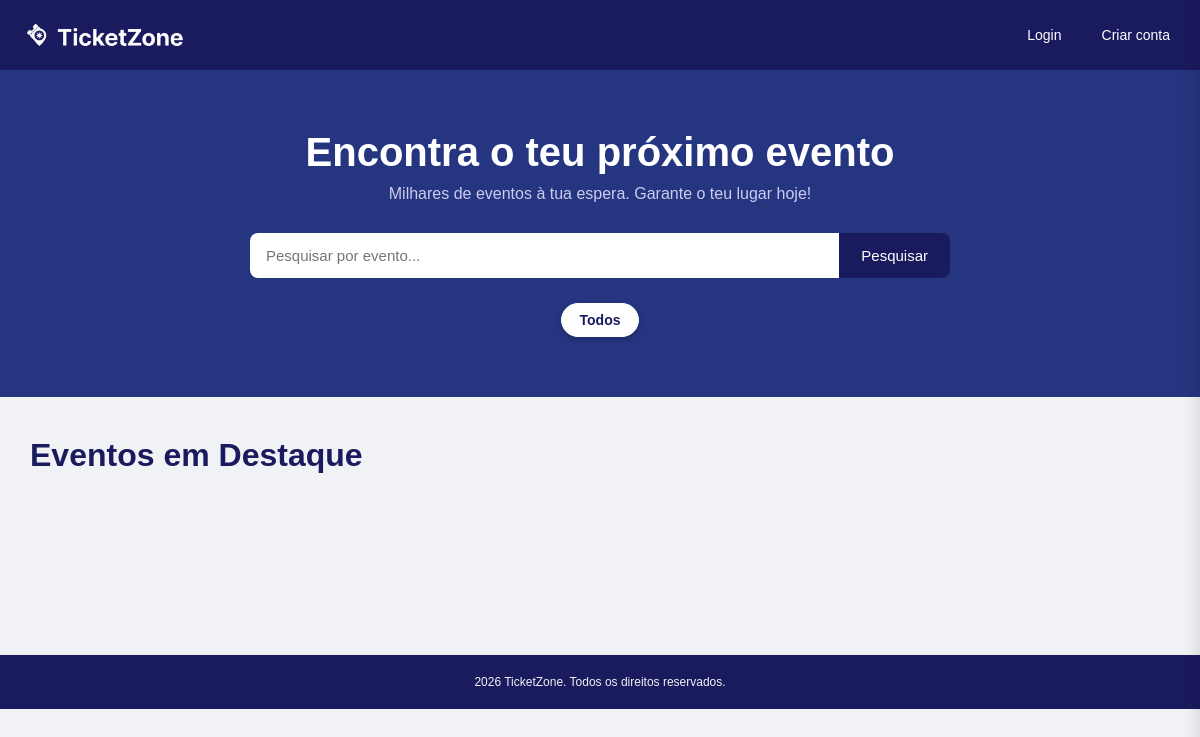
/, run on an earlier commit of the app's database.
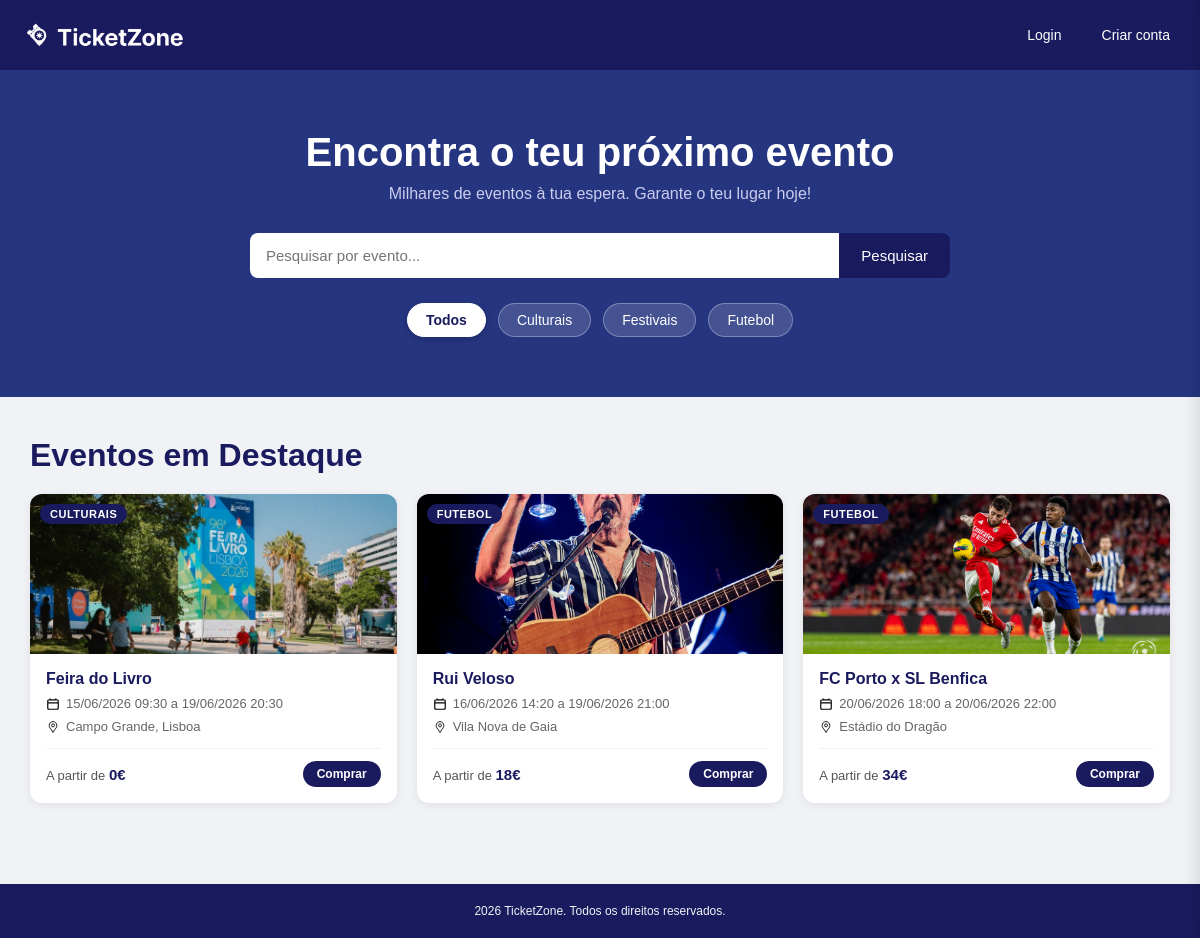
And on a later commit of the database.
### tables this page shows
CREATE TABLE categorias (
        id INTEGER PRIMARY KEY AUTOINCREMENT,
        nome TEXT NOT NULL UNIQUE
    );

CREATE TABLE "eventos" (
            id INTEGER PRIMARY KEY AUTOINCREMENT,
            nome TEXT NOT NULL,
            descricao TEXT,
            data_inicio TEXT NOT NULL,
            data_fim TEXT NOT NULL,
            local TEXT NOT NULL,
            imagem TEXT,
            estado TEXT DEFAULT 'ativo' CHECK(estado IN ('ativo', 'cancelado', 'expirado')),
            id_categoria INTEGER,
            id_admin INTEGER,
            FOREIGN KEY (id_categoria) REFERENCES categorias(id),
            FOREIGN KEY (id_admin) REFERENCES utilizadores(id)
        );

### scripts/carregar_eventos_homepage.php (called while the page is built, shortened)
<?php
$lista_eventos = [];
$lista_categorias = [];
$termo_pesquisa = isset($_GET['q']) ? trim($_GET['q']) : '';
$id_categoria_filtro = isset($_GET['categoria']) ? (int)$_GET['categoria'] : 0;
$hoje = date('Y-m-d');
try {
    $db = new SQLite3(__DIR__ . '/../ticketzone.db');
    $db->exec("PRAGMA foreign_keys = ON;");
    $res_categorias = $db->query("SELECT id, nome FROM categorias ORDER BY nome ASC");
    while ($cat = $res_categorias->fetchArray(SQLITE3_ASSOC)) {
        $lista_categorias[] = $cat;
    }
    $query = "
        SELECT
            e.id,
            e.nome,
            e.data_inicio,
            e.data_fim,
            e.local,
            e.imagem,
            c.nome AS categoria_nome,
            (SELECT MIN(preco) FROM tipos_bilhete WHERE id_evento = e.id AND qtd_disponivel > 0) AS preco_minimo
        FROM eventos e
        LEFT JOIN categorias c ON e.id_categoria = c.id
        WHERE e.estado = 'ativo'
          -- VALIDAÇÃO DE DATA: Ignora se a data de fim (ou de início) for menor que hoje
          AND (e.data_fim >= :hoje OR e.data_inicio >= :hoje)
          -- VALIDAÇÃO DE STOCK: O evento tem de ter pelo menos 1 bilhete disponível
          AND EXISTS (
              SELECT 1 FROM tipos_bilhete
              WHERE id_evento = e.id AND qtd_disponivel > 0
          )
    ";
    $query .= " ORDER BY e.data_inicio ASC";
    $stmt = $db->prepare($query);
    $stmt->bindValue(':hoje', $hoje, SQLITE3_TEXT);
    $resultado = $stmt->execute();
    while ($linha = $resultado->fetchArray(SQLITE3_ASSOC)) {
        $lista_eventos[] = $linha;
    }
} catch (Exception $e) {
}
?>

### index.php (the view, shortened to what this page needs)
<?php
include 'scripts/carregar_eventos_homepage.php';
?>
<!DOCTYPE html>
<html lang="pt">
<head>
    <link rel="stylesheet" href="styles/style.css">
</head>
<body>
    <?php include 'scripts/header.php'; ?>
    <div id="zona-pesquisa">
        <h1>Encontra o teu próximo evento</h1>
        <p>Milhares de eventos à tua espera. Garante o teu lugar hoje!</p>
        <div id="barra-procura">
            <form method="GET" action="index.php" style="display: flex; width: 100%;">
                <input type="text" name="q" placeholder="Pesquisar por evento..." value="<?php echo htmlspecialchars($termo_pesquisa); ?>" style="flex: 1; border-radius: 8px 0 0 8px;">
                <button type="submit" style="border-radius: 0 8px 8px 0;">Pesquisar</button>
            </form>
        </div>
        <div class="filtros-categoria">
            <a href="index.php<?php echo $termo_pesquisa !== '' ? '?q=' . urlencode($termo_pesquisa) : ''; ?>"
               class="badge-filtro <?php echo $id_categoria_filtro === 0 ? 'ativo' : ''; ?>">
               Todos
            </a>
            <?php foreach ($lista_categorias as $cat): ?>
                <?php
                    $link_filtro = 'index.php?categoria=' . $cat['id'];
                ?>
                <a href="<?php echo $link_filtro; ?>"
                   class="badge-filtro <?php echo $id_categoria_filtro === $cat['id'] ? 'ativo' : ''; ?>">
                   <?php echo htmlspecialchars($cat['nome']); ?>
                </a>
            <?php endforeach; ?>
        </div>
    </div>
    <div id="conteudo-eventos">
        <h1>
            <?php
            if ($termo_pesquisa !== '' && $id_categoria_filtro > 0) {
                $nome_cat_atual = array_column($lista_categorias, 'nome', 'id')[$id_categoria_filtro] ?? 'Categoria';
                echo 'Resultados de "' . htmlspecialchars($termo_pesquisa) . '" em ' . htmlspecialchars($nome_cat_atual);
            } elseif ($termo_pesquisa !== '') {
                echo 'Resultados da pesquisa para: "' . htmlspecialchars($termo_pesquisa) . '"';
            } elseif ($id_categoria_filtro > 0) {
                $nome_cat_atual = array_column($lista_categorias, 'nome', 'id')[$id_categoria_filtro] ?? 'Categoria';
                echo 'Eventos da categoria: ' . htmlspecialchars($nome_cat_atual);
            } else {
                echo 'Eventos em Destaque';
            }
            ?>
        </h1>
        <div id="bloco-cards">
            <?php if (empty($lista_eventos)): ?>
                <p style="text-align: center; width: 100%; color: #666; font-size: 18px; padding: 40px 0;">
                </p>
            <?php else: ?>
                <?php foreach ($lista_eventos as $evento): ?>
                    <a href="compra.php?id=<?php echo $evento['id']; ?>" class="card">
                        <div class="card-imagem">
                            <img src="<?php echo htmlspecialchars($evento['imagem']); ?>" alt="<?php echo htmlspecialchars($evento['nome']); ?>">
                            <span class="card-badge"><?php echo htmlspecialchars($evento['categoria_nome']); ?></span>
                        </div>
                        <div class="card-info">
                            <h3 class="card-titulo"><?php echo htmlspecialchars($evento['nome']); ?></h3>
                            <div class="card-detalhe">
                                <img src="assets/calendario.svg" alt="data" class="icone-detalhe">
                                <span>
                                    <?php
                                    $inicio_formatado = date('d/m/Y H:i', strtotime($evento['data_inicio']));
                                    if (!empty($evento['data_fim']) && $evento['data_fim'] !== $evento['data_inicio']) {
                                        $fim_formatado = date('d/m/Y H:i', strtotime($evento['data_fim']));
                                        echo htmlspecialchars($inicio_formatado . ' a ' . $fim_formatado);
                                    } else {
                                        echo htmlspecialchars($inicio_formatado);
                                    }
                                    ?>
                                </span>
                            </div>
                            <div class="card-detalhe">
                                <img src="assets/mapa.svg" alt="local" class="icone-detalhe">
                                <span><?php echo htmlspecialchars($evento['local']); ?></span>
                            </div>
                            <div class="card-footer">
                                <span class="card-preco">A partir de <strong><?php echo (int)$evento['preco_minimo']; ?>€</strong></span>
                                <span class="card-btn">Comprar</span>
                            </div>
                        </div>
                    </a>
                <?php endforeach; ?>
            <?php endif; ?>
        </div>
    </div>
    <footer>
        <p>2026 TicketZone. Todos os direitos reservados.</p>
    </footer>
    <?php include 'scripts/carrinho_modal.php'; ?>
</body>
</html>

### scripts/header.php (shortened to what this page needs)
<?php
$pagina_atual = basename($_SERVER['PHP_SELF']);
?>
<header>
    <a href="<?php echo (isset($_SESSION['tipo']) && $_SESSION['tipo'] === 'admin') ? 'admin.php' : 'index.php'; ?>" class="logo-link">
        <img src="images/logo.png" alt="TicketZone">
    </a>
    <nav style="display: flex; align-items: center; gap: 20px;">
        <?php if (isset($_SESSION['id_utilizador'])): ?>
            <?php if ($_SESSION['tipo'] === 'admin'): ?>
                <span style="color: #f39c12; font-weight: bold; font-size: 14px;">Modo Administrador</span>
                <a href="scripts/logout.php" class="btn-sair">Sair</a>
            <?php else: ?>
                <a href="index.php">Início</a>
                <?php if ($pagina_atual !== 'perfil.php'): ?>
                    <a href="perfil.php" class="btn-perfil">Perfil</a>
                <?php endif; ?>
                <button id="btn-abrir-carrinho" class="btn-carrinho-nav" title="Ver Carrinho" style="background:none; border:none; cursor:pointer; display: flex; align-items: center;">
                    <img src="assets/carrinho.svg" alt="Carrinho" style="height: 24px; width: 24px; filter: invert(1);">
                </button>
                <a href="scripts/logout.php" class="btn-sair">Sair</a>
            <?php endif; ?>
        <?php else: ?>
            <a href="login.php">Login</a>
            <a href="registo.php">Criar conta</a>
        <?php endif; ?>
    </nav>
</header>

### scripts/carrinho_modal.php (shortened to what this page needs)
<link rel="stylesheet" href="styles/carrinho.css">

### styles/style.css (style rules this page uses)
* { margin: 0; padding: 0; box-sizing: border-box; }
body { font-family: Arial, Helvetica, sans-serif; background-color: #f0f2f5; color: #333; }
header { background-color: #1a1a5e; padding: 10px 30px; display: flex; justify-content: space-between; align-items: center; height: 70px; overflow: hidden; }
header .logo-link img { height: 300px; margin-left: -80px; display: block; }
header nav a { color: white; text-decoration: none; font-size: 14px; margin-left: 20px; }
#zona-pesquisa { background-color: #253580; color: white; text-align: center; padding: 60px 20px; }
#zona-pesquisa h1 { font-size: 40px; margin-bottom: 10px; }
#zona-pesquisa p { font-size: 16px; color: #ccccee; margin-bottom: 30px; }
#barra-procura { display: flex; justify-content: center; max-width: 700px; margin: 0 auto; }
#barra-procura input { width: 70%; padding: 14px 16px; font-size: 15px; border: none; border-radius: 8px 0 0 8px; outline: none; }
#barra-procura button { padding: 14px 22px; background-color: #1a1a5e; color: white; border: none; border-radius: 0 8px 8px 0; font-size: 15px; cursor: pointer; margin-top: 0; }
#conteudo-eventos { padding: 40px 30px; max-width: 1200px; margin: 0 auto; }
#conteudo-eventos h1 { font-size: 32px; color: #1a1a5e; margin-bottom: 20px; }
#bloco-cards { display: flex; flex-wrap: wrap; gap: 20px; }
.card { background-color: white; border-radius: 12px; flex: 0 0 calc((100% - 40px) / 3); display: flex; flex-direction: column; overflow: hidden; text-decoration: none; color: inherit; box-shadow: 0 2px 8px rgba(0,0,0,0.08); transition: transform 0.2s ease, box-shadow 0.2s ease; }
.card-imagem { position: relative; width: 100%; height: 160px; background-color: #d0d4e8; overflow: hidden; }
.card-imagem img { width: 100%; height: 100%; object-fit: cover; display: block; }
.card-badge { position: absolute; top: 10px; left: 10px; background-color: #1a1a5e; color: white; font-size: 11px; font-weight: bold; padding: 4px 10px; border-radius: 20px; text-transform: uppercase; letter-spacing: 0.5px; }
.card-info { padding: 16px; display: flex; flex-direction: column; gap: 8px; flex: 1; }
.card-titulo { font-size: 16px; font-weight: bold; color: #1a1a5e; margin: 0; }
.card-detalhe { display: flex; align-items: center; gap: 6px; font-size: 13px; color: #666; }
.icone-detalhe { width: 14px; height: 14px; flex-shrink: 0; }
.card-footer { display: flex; justify-content: space-between; align-items: center; margin-top: 6px; padding-top: 12px; border-top: 1px solid #f0f2f5; }
.card-preco { font-size: 13px; color: #555; }
.card-preco strong { color: #1a1a5e; font-size: 15px; }
.card-btn { background-color: #1a1a5e; color: white; font-size: 12px; font-weight: bold; padding: 6px 14px; border-radius: 20px; transition: background-color 0.2s; }
footer { text-align: center; padding: 20px; font-size: 12px; color: #f0f2f5; background-color: #1a1a5e; margin-top: 40px; border-top: 1px solid #eee; }
.filtros-categoria { display: flex; flex-wrap: wrap; justify-content: center; gap: 12px; margin-top: 25px; max-width: 800px; margin-left: auto; margin-right: auto; }
.badge-filtro { background-color: rgba(255, 255, 255, 0.15); color: #fff; text-decoration: none; padding: 8px 18px; border-radius: 20px; font-size: 14px; border: 1px solid rgba(255, 255, 255, 0.3); transition: all 0.2s ease; cursor: pointer; }
.badge-filtro.ativo { background-color: #fff; color: #1a1a5e; font-weight: bold; border-color: #fff; box-shadow: 0 2px 6px rgba(0,0,0,0.2); }

What changed in the data, as far as the page shows it:
added categorias: nome "Culturais"
added categorias: nome "Festivais"
added categorias: nome "Futebol"
added eventos: imagem (picture), categoria_nome "CULTURAIS", nome "Feira do Livro", data_inicio+data_fim "15/06/2026 09:30 a 19/06/2026 20:30", local "Campo Grande, Lisboa", preco_minimo "0"
added eventos: imagem (picture), categoria_nome "FUTEBOL", nome "Rui Veloso", data_inicio+data_fim "16/06/2026 14:20 a 19/06/2026 21:00", local "Vila Nova de Gaia", preco_minimo "18"
added eventos: imagem (picture), categoria_nome "FUTEBOL", nome "FC Porto x SL Benfica", data_inicio+data_fim "20/06/2026 18:00 a 20/06/2026 22:00", local "Estádio do Dragão", preco_minimo "34"
